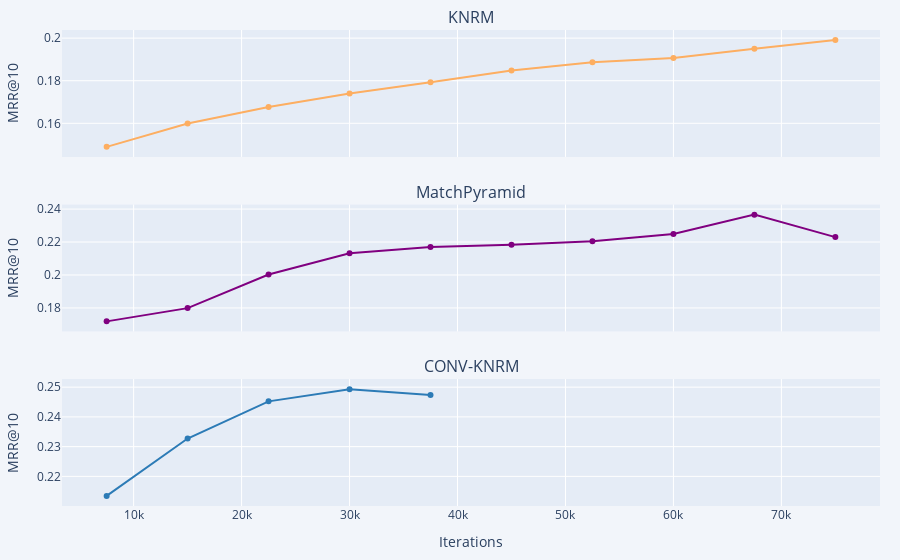

Write notebook code for a chart like this one.
### Code cell
#Select data for scatterplot
res_df=pd.concat([knrm, mp,conv_knrm])

#select metric to vizualize (MRR@10,Loss,Recall etc.)
metric="MRR@10"

#filter dataset using the metric
res_df=res_df[[metric,'Model']]

#create list of models
models=['KNRM','MatchPyramid','CONV-KNRM']

#draw the plot
scatter_fig = plotly.subplots.make_subplots(
        subplot_titles=models,
        rows=len(models), 
        cols=1,
        shared_xaxes=True, 
        shared_yaxes=False,
        vertical_spacing=0.1,
    )
scatter_fig.update_xaxes(row=len(models), col=1,title_text="Iterations")
scatter_fig.update_yaxes(title_text=metric)
trace = []
for i in range(len(models)):
    df = res_df[res_df["Model"]==models[i]]
    trace.append(go.Scatter(x=df.index, y=df[metric],
                        mode='lines+markers',
                        name=models[i]))
    scatter_fig.append_trace(trace[i], i+1, 1)

scatter_fig['layout'].update(
        colorway=['#fdae61', '#800080', '#2c7bb6'], 
        margin=dict(l=50, r=20, t=30, b=40), 
        showlegend=False,
        paper_bgcolor='#f2f5fa'
    )
scatter_fig.show()

### Figure 1 — Plotly figure (JSON) as saved in the notebook; plotly's stock layout.template omitted (floating-point values rounded to 4 significant figures)
{"data": [{"mode": "lines+markers", "name": "KNRM", "type": "scatter", "x": [7500, 15000, 22500, 30000, 37500, 45000, 52500, 60000, 67500, 75000], "xaxis": "x", "y": [0.1489, 0.1599, 0.1677, 0.174, 0.1793, 0.1848, 0.1887, 0.1907, 0.195, 0.1991], "yaxis": "y"}, {"mode": "lines+markers", "name": "MatchPyramid", "type": "scatter", "x": [7500, 15000, 22500, 30000, 37500, 45000, 52500, 60000, 67500, 75000], "xaxis": "x2", "y": [0.1719, 0.1799, 0.2003, 0.2132, 0.2169, 0.2184, 0.2204, 0.2248, 0.2366, 0.223], "yaxis": "y2"}, {"mode": "lines+markers", "name": "CONV-KNRM", "type": "scatter", "x": [7500, 15000, 22500, 30000, 37500], "xaxis": "x3", "y": [0.2134, 0.2327, 0.2452, 0.2493, 0.2474], "yaxis": "y3"}], "layout": {"annotations": [{"font": {"size": 16}, "showarrow": false, "text": "KNRM", "x": 0.5, "xanchor": "center", "xref": "paper", "y": 1, "yanchor": "bottom", "yref": "paper"}, {"font": {"size": 16}, "showarrow": false, "text": "MatchPyramid", "x": 0.5, "xanchor": "center", "xref": "paper", "y": 0.6333, "yanchor": "bottom", "yref": "paper"}, {"font": {"size": 16}, "showarrow": false, "text": "CONV-KNRM", "x": 0.5, "xanchor": "center", "xref": "paper", "y": 0.2667, "yanchor": "bottom", "yref": "paper"}], "colorway": ["#fdae61", "#800080", "#2c7bb6"], "margin": {"b": 40, "l": 50, "r": 20, "t": 30}, "paper_bgcolor": "#f2f5fa", "showlegend": false, "xaxis": {"anchor": "y", "domain": [0, 1], "matches": "x3", "showticklabels": false}, "xaxis2": {"anchor": "y2", "domain": [0, 1], "matches": "x3", "showticklabels": false}, "xaxis3": {"anchor": "y3", "domain": [0, 1], "title": {"text": "Iterations"}}, "yaxis": {"anchor": "x", "domain": [0.7333, 1], "title": {"text": "MRR@10"}}, "yaxis2": {"anchor": "x2", "domain": [0.3667, 0.6333], "title": {"text": "MRR@10"}}, "yaxis3": {"anchor": "x3", "domain": [0, 0.2667], "title": {"text": "MRR@10"}}}}
